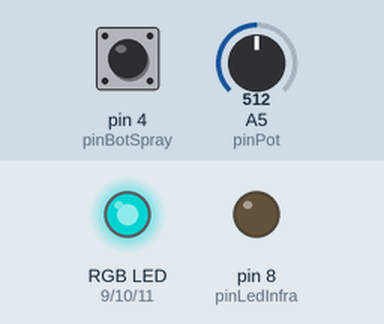
This sketch was run on a simulated Arduino Uno, built with avr-gcc and run on an emulated ATmega328P. On the bench: an RGB LED mixed from three pins (HIGH = lit), output pins drawn as LEDs (lit = HIGH). Inputs (shaded band) come from the test bench; at power-on: A5 (pinPot) = 512, pin 4 (pinBotSpray) LOW. Dim RGB values are drawn brighter than linear; what the sketch prints to the serial monitor is not drawn.

Above: at 1.2 s.
1.3 s: A5 (pinPot) set to 687
At 1.9 s:
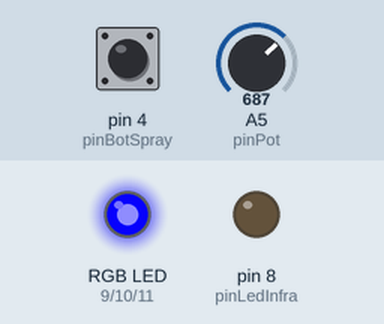
2.8 s: pin 4 (pinBotSpray) pulled HIGH for 0.15 s
At 2.87 s:
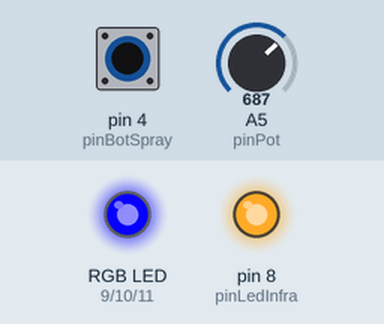
4.4 s: A5 (pinPot) set to 900
At 5.4 s:
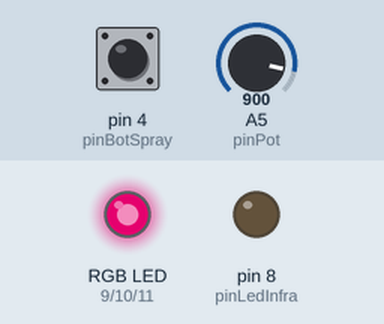
5.9 s: A5 (pinPot) set to 1017
At 6.6 s:
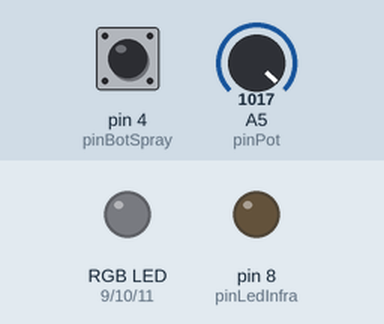
7.4 s: pin 4 (pinBotSpray) pulled HIGH for 1 s
At 7.7 s:
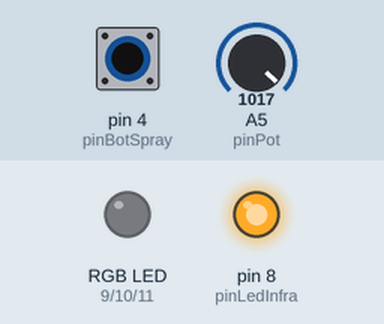
9.9 s: A5 (pinPot) set to 997
At 10.8 s:
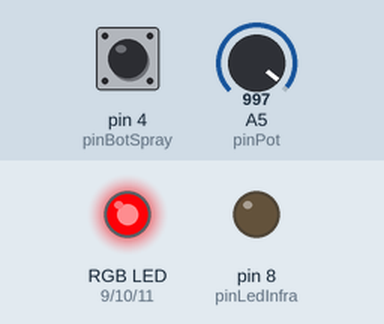
Timing chart, 0 to 12.4 s (numbered marks = the images above; inputs shaded):
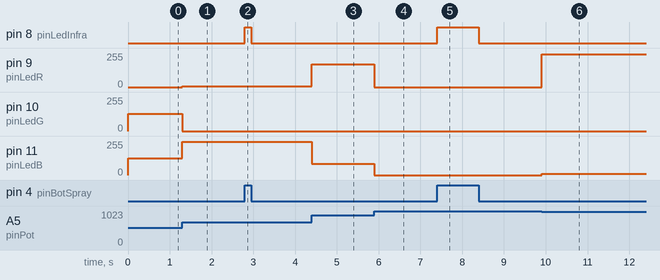

The sketch:

control_Lata___Colores.ino
```cpp
//pins
int pinBotSpray = 4;
int pinLedInfra = 8;
int pinLedR =9;
int pinLedG = 10;
int pinLedB = 11;
int pinPot = 5;


//valores
int VAP; //valor actual de potenciomertro
int valR = 0;
int valG= 0;
int valB= 0;
int estadoBotSpray = 0;
int numeroColor;
int serialColor;
 // Colores en binario 0-30 y B, N.


void setup(){
  pinMode(pinBotSpray, INPUT);
  pinMode(pinLedInfra, OUTPUT);
  pinMode(pinLedR, OUTPUT);
  pinMode(pinLedG, OUTPUT);
  pinMode(pinLedB, OUTPUT);
  pinMode(pinPot, INPUT);
  Serial.begin(9600);
}

void loop(){


  //Checar el valor actual del potenciometro (VAP) y modular el rango corepondiente
  /*
  Doonde 0-990 es el rrango de colores RGB comenzando de el 12 al 1007
  Del 0-16 son blanco.
  Del 1007- 1023 es negro,
  */
  VAP = analogRead(pinPot);
if(VAP < 17){
     valR = 255;
     valG = 255;
     valB = 255;

}
else if(VAP < 347){
   //RANGO 1
     valR = map(VAP,17,347,255,0);
     valG = map(VAP,17,347,0,255);
     valB = 0;
} else if(VAP < 677){

    //RANGO 2
    valR = 0;
    valG = map(VAP,347,677,255,0);
    valB = map(VAP,347,677,0,255);

}else if(VAP <1007){

   //RANGO 3
   valR = map(VAP,677,1007,0,255);
   valG = 0;
   valB = map(VAP,677,1007,255,0);

} else if(VAP > 1007){
  valR = 0;
   valG = 0;
   valB = 0;

}
   /*
   Serial.println(VAP);
   Serial.println(valR);
  Serial.println(valG);
  Serial.println(valB);
  */

  //Pasar a los valores de  RGB a los leds correspondientes
   analogWrite(pinLedR, valR);
   analogWrite(pinLedG, valG);
   analogWrite(pinLedB, valB);


  //ensender el infrarojo cuando se presione el boton
 estadoBotSpray = digitalRead(pinBotSpray);


  if(estadoBotSpray == HIGH){

    digitalWrite(pinLedInfra, HIGH);
    //enviar valores RGB a dispositivo externo
   // Serial.println("on");


  }else {
    digitalWrite(pinLedInfra, LOW);
    //Serial.println("off");

  }

  //......................................................Enviar a serial


  if(VAP <= 17){
      numeroColor = 0;
      }else if(VAP >=1007){
      numeroColor = 32;
      }else if(VAP > 17 && VAP < 1007){

  numeroColor = map(VAP,17,1007,1,30);
   }


   if ((millis() % 1000) == 0){


      Serial.write(numeroColor);


   }


}
```

Measured:
- after the input at 1.3 s, pin 9 (pinLedR): 0/255 → 7/255 at once; pin 10 (pinLedG): 128/255 → 0/255 at once; pin 11 (pinLedB): 127/255 → 248/255 at once
- after the input at 2.8 s, pin 8 (pinLedInfra): LOW → HIGH at once, → LOW 0.15 s later
- after the input at 4.4 s, pin 9 (pinLedR): 7/255 → 172/255 at once; pin 11 (pinLedB): 248/255 → 83/255 at once
- after the input at 5.9 s, pin 9 (pinLedR): 172/255 → 0/255 at once; pin 11 (pinLedB): 83/255 → 0/255 at once
- after the input at 7.4 s, pin 8 (pinLedInfra): LOW → HIGH at once, → LOW 1.0 s later
- after the input at 9.9 s, pin 9 (pinLedR): 0/255 → 247/255 at once; pin 11 (pinLedB): 0/255 → 8/255 at once
